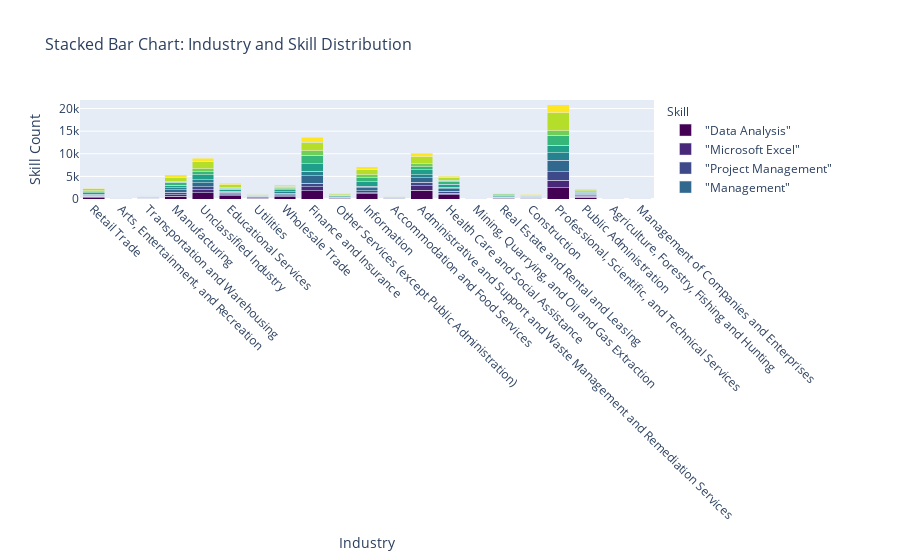

This figure's notebook cell:
### Markdown cell above
# Skill Demand Analysis by Industry (Stacked Bar Chart)
- Identify which skills are most in demand in various industries.
- **Aggregate Data**
  - Extract **skills** from job postings.
  - Count occurrences of skills grouped by **NAICS industry codes**.
- **Visualize results**
  - Create a **stacked bar chart** where:
    - **X-axis** = `Industry`
    - **Y-axis** = `Skill Count`
    - **Color** = `Skill`
  - Apply custom colors and font styles.
- **Explanation:** Write two sentences about what the graph reveals.

### Code cell
# Your code for 6th question here
# Aggregate Data
df_split = df.withColumn("SKILLS_NAME", split(col("SKILLS_NAME"), ",\n  "))
df_split = df_split.withColumn("SKILLS_NAME",
    transform(col("SKILLS_NAME"), lambda x: regexp_replace(x, r'\n', '')))
df_exploded = df_split.withColumn("Skill", explode(col("SKILLS_NAME")))
df_aggregated = df_exploded.groupBy("NAICS2_NAME", "Skill").count()
pdf = df_aggregated.toPandas()

skill_count = pdf.groupby('Skill')['count'].sum().sort_values(ascending=False)
top_skills = skill_count.head(10).index
pdf_filtered = pdf[pdf['Skill'].isin(top_skills)]
pdf_filtered = pdf_filtered.dropna(subset=['Skill'])
pdf_filtered['Skill'] = pdf_filtered['Skill'].astype(str)

# Visualize results
fig = px.bar(pdf_filtered, x='NAICS2_NAME', y='count', color='Skill',
             title='Stacked Bar Chart: Industry and Skill Distribution',
             labels={'NAICS2_NAME': 'Industry', 'count': 'Skill Count', 'Skill': 'Skill'},
             barmode='stack', color_discrete_sequence=px.colors.sequential.Viridis)

fig.update_layout(title_font_size=16, xaxis_title_font_size=14, yaxis_title_font_size=14,
    legend_title_font_size=12, xaxis_tickangle=45)
fig.show()

fig.write_image('output/Q6.svg', width=1920, height=1080, scale=2)

### Figure 1 — Plotly figure (JSON) as saved in the notebook; plotly's stock layout.template omitted (floating-point values rounded to 4 significant figures)
{"data": [{"hovertemplate": "Skill=\"Data Analysis\"<br>Industry=%{x}<br>Skill Count=%{y}<extra></extra>", "legendgroup": "\"Data Analysis\"", "marker": {"color": "#440154", "pattern": {"shape": ""}}, "name": "\"Data Analysis\"", "orientation": "v", "showlegend": true, "textposition": "auto", "type": "bar", "x": ["Retail Trade", "Arts, Entertainment, and Recreation", "Transportation and Warehousing", "Manufacturing", "Unclassified Industry", "Educational Services", "Utilities", "Wholesale Trade", "Finance and Insurance", "Other Services (except Public Administration)", "Information", "Accommodation and Food Services", "Administrative and Support and Waste Management and Remediation Services", "Health Care and Social Assistance", "Mining, Quarrying, and Oil and Gas Extraction", "Real Estate and Rental and Leasing", "Construction", "Professional, Scientific, and Technical Services", "Public Administration", "Agriculture, Forestry, Fishing and Hunting", "Management of Companies and Enterprises"], "xaxis": "x", "y": [305, 30, 97, 590, 1402, 719, 165, 477, 1823, 189, 1151, 64, 1883, 982, 21, 150, 100, 2505, 443, 17, 18], "yaxis": "y"}, {"hovertemplate": "Skill=\"Microsoft Excel\"<br>Industry=%{x}<br>Skill Count=%{y}<extra></extra>", "legendgroup": "\"Microsoft Excel\"", "marker": {"color": "#482878", "pattern": {"shape": ""}}, "name": "\"Microsoft Excel\"", "orientation": "v", "showlegend": true, "textposition": "auto", "type": "bar", "x": ["Health Care and Social Assistance", "Public Administration", "Other Services (except Public Administration)", "Educational Services", "Administrative and Support and Waste Management and Remediation Services", "Utilities", "Mining, Quarrying, and Oil and Gas Extraction", "Professional, Scientific, and Technical Services", "Management of Companies and Enterprises", "Accommodation and Food Services", "Wholesale Trade", "Information", "Agriculture, Forestry, Fishing and Hunting", "Manufacturing", "Real Estate and Rental and Leasing", "Retail Trade", "Arts, Entertainment, and Recreation", "Finance and Insurance", "Transportation and Warehousing", "Unclassified Industry", "Construction"], "xaxis": "x", "y": [338, 173, 86, 255, 1080, 63, 16, 1608, 10, 29, 246, 193, 7, 401, 220, 210, 31, 890, 43, 606, 70], "yaxis": "y"}, {"hovertemplate": "Skill=\"Project Management\"<br>Industry=%{x}<br>Skill Count=%{y}<extra></extra>", "legendgroup": "\"Project Management\"", "marker": {"color": "#3e4989", "pattern": {"shape": ""}}, "name": "\"Project Management\"", "orientation": "v", "showlegend": true, "textposition": "auto", "type": "bar", "x": ["Transportation and Warehousing", "Retail Trade", "Management of Companies and Enterprises", "Health Care and Social Assistance", "Administrative and Support and Waste Management and Remediation Services", "Mining, Quarrying, and Oil and Gas Extraction", "Educational Services", "Public Administration", "Accommodation and Food Services", "Professional, Scientific, and Technical Services", "Other Services (except Public Administration)", "Wholesale Trade", "Manufacturing", "Agriculture, Forestry, Fishing and Hunting", "Construction", "Utilities", "Unclassified Industry", "Real Estate and Rental and Leasing", "Finance and Insurance", "Arts, Entertainment, and Recreation", "Information"], "xaxis": "x", "y": [41, 138, 3, 371, 736, 4, 193, 150, 20, 1881, 67, 167, 448, 6, 114, 80, 668, 32, 758, 14, 453], "yaxis": "y"}, {"hovertemplate": "Skill=\"Management\"<br>Industry=%{x}<br>Skill Count=%{y}<extra></extra>", "legendgroup": "\"Management\"", "marker": {"color": "#31688e", "pattern": {"shape": ""}}, "name": "\"Management\"", "orientation": "v", "showlegend": true, "textposition": "auto", "type": "bar", "x": ["Construction", "Professional, Scientific, and Technical Services", "Mining, Quarrying, and Oil and Gas Extraction", "Agriculture, Forestry, Fishing and Hunting", "Manufacturing", "Finance and Insurance", "Administrative and Support and Waste Management and Remediation Services", "Health Care and Social Assistance", "Utilities", "Accommodation and Food Services", "Unclassified Industry", "Information", "Other Services (except Public Administration)", "Management of Companies and Enterprises", "Educational Services", "Public Administration", "Transportation and Warehousing", "Real Estate and Rental and Leasing", "Wholesale Trade", "Retail Trade", "Arts, Entertainment, and Recreation"], "xaxis": "x", "y": [92, 2545, 12, 8, 643, 1625, 962, 572, 165, 162, 956, 666, 152, 15, 343, 306, 132, 82, 334, 201, 25], "yaxis": "y"}, {"hovertemplate": "Skill=\"Operations\"<br>Industry=%{x}<br>Skill Count=%{y}<extra></extra>", "legendgroup": "\"Operations\"", "marker": {"color": "#26828e", "pattern": {"shape": ""}}, "name": "\"Operations\"", "orientation": "v", "showlegend": true, "textposition": "auto", "type": "bar", "x": ["Management of Companies and Enterprises", "Accommodation and Food Services", "Construction", "Transportation and Warehousing", "Unclassified Industry", "Wholesale Trade", "Retail Trade", "Mining, Quarrying, and Oil and Gas Extraction", "Information", "Professional, Scientific, and Technical Services", "Agriculture, Forestry, Fishing and Hunting", "Administrative and Support and Waste Management and Remediation Services", "Educational Services", "Health Care and Social Assistance", "Other Services (except Public Administration)", "Manufacturing", "Real Estate and Rental and Leasing", "Utilities", "Public Administration", "Arts, Entertainment, and Recreation", "Finance and Insurance"], "xaxis": "x", "y": [9, 33, 71, 64, 615, 358, 176, 8, 400, 1703, 10, 665, 237, 352, 57, 462, 54, 135, 182, 32, 1081], "yaxis": "y"}, {"hovertemplate": "Skill=\"SQL (Programming Language)\"<br>Industry=%{x}<br>Skill Count=%{y}<extra></extra>", "legendgroup": "\"SQL (Programming Language)\"", "marker": {"color": "#1f9e89", "pattern": {"shape": ""}}, "name": "\"SQL (Programming Language)\"", "orientation": "v", "showlegend": true, "textposition": "auto", "type": "bar", "x": ["Professional, Scientific, and Technical Services", "Educational Services", "Real Estate and Rental and Leasing", "Transportation and Warehousing", "Mining, Quarrying, and Oil and Gas Extraction", "Construction", "Utilities", "Management of Companies and Enterprises", "Other Services (except Public Administration)", "Finance and Insurance", "Administrative and Support and Waste Management and Remediation Services", "Arts, Entertainment, and Recreation", "Agriculture, Forestry, Fishing and Hunting", "Public Administration", "Retail Trade", "Health Care and Social Assistance", "Information", "Unclassified Industry", "Wholesale Trade", "Accommodation and Food Services", "Manufacturing"], "xaxis": "x", "y": [1655, 370, 287, 125, 13, 132, 87, 10, 192, 1587, 1189, 32, 7, 205, 334, 626, 902, 1092, 436, 37, 544], "yaxis": "y"}, {"hovertemplate": "Skill=\"Leadership\"<br>Industry=%{x}<br>Skill Count=%{y}<extra></extra>", "legendgroup": "\"Leadership\"", "marker": {"color": "#35b779", "pattern": {"shape": ""}}, "name": "\"Leadership\"", "orientation": "v", "showlegend": true, "textposition": "auto", "type": "bar", "x": ["Manufacturing", "Unclassified Industry", "Construction", "Arts, Entertainment, and Recreation", "Wholesale Trade", "Information", "Administrative and Support and Waste Management and Remediation Services", "Other Services (except Public Administration)", "Finance and Insurance", "Agriculture, Forestry, Fishing and Hunting", "Public Administration", "Health Care and Social Assistance", "Transportation and Warehousing", "Professional, Scientific, and Technical Services", "Management of Companies and Enterprises", "Mining, Quarrying, and Oil and Gas Extraction", "Real Estate and Rental and Leasing", "Retail Trade", "Utilities", "Accommodation and Food Services", "Educational Services"], "xaxis": "x", "y": [593, 682, 115, 23, 265, 895, 592, 89, 1876, 5, 195, 532, 65, 2194, 4, 3, 87, 265, 143, 164, 242], "yaxis": "y"}, {"hovertemplate": "Skill=\"Dashboard\"<br>Industry=%{x}<br>Skill Count=%{y}<extra></extra>", "legendgroup": "\"Dashboard\"", "marker": {"color": "#6ece58", "pattern": {"shape": ""}}, "name": "\"Dashboard\"", "orientation": "v", "showlegend": true, "textposition": "auto", "type": "bar", "x": ["Health Care and Social Assistance", "Unclassified Industry", "Administrative and Support and Waste Management and Remediation Services", "Manufacturing", "Mining, Quarrying, and Oil and Gas Extraction", "Real Estate and Rental and Leasing", "Educational Services", "Transportation and Warehousing", "Professional, Scientific, and Technical Services", "Finance and Insurance", "Public Administration", "Retail Trade", "Arts, Entertainment, and Recreation", "Utilities", "Construction", "Other Services (except Public Administration)", "Information", "Agriculture, Forestry, Fishing and Hunting", "Accommodation and Food Services", "Management of Companies and Enterprises", "Wholesale Trade"], "xaxis": "x", "y": [374, 668, 682, 267, 6, 216, 291, 48, 990, 988, 146, 177, 22, 83, 95, 133, 653, 5, 28, 4, 215], "yaxis": "y"}, {"hovertemplate": "Skill=\"Communication\"<br>Industry=%{x}<br>Skill Count=%{y}<extra></extra>", "legendgroup": "\"Communication\"", "marker": {"color": "#b5de2b", "pattern": {"shape": ""}}, "name": "\"Communication\"", "orientation": "v", "showlegend": true, "textposition": "auto", "type": "bar", "x": ["Construction", "Management of Companies and Enterprises", "Agriculture, Forestry, Fishing and Hunting", "Professional, Scientific, and Technical Services", "Finance and Insurance", "Accommodation and Food Services", "Wholesale Trade", "Other Services (except Public Administration)", "Retail Trade", "Unclassified Industry", "Mining, Quarrying, and Oil and Gas Extraction", "Educational Services", "Information", "Health Care and Social Assistance", "Transportation and Warehousing", "Real Estate and Rental and Leasing", "Arts, Entertainment, and Recreation", "Administrative and Support and Waste Management and Remediation Services", "Manufacturing", "Public Administration", "Utilities"], "xaxis": "x", "y": [162, 16, 20, 4008, 1943, 60, 346, 143, 409, 1531, 16, 512, 1205, 579, 97, 147, 44, 1524, 857, 311, 164], "yaxis": "y"}, {"hovertemplate": "Skill=\"Problem Solving\"<br>Industry=%{x}<br>Skill Count=%{y}<extra></extra>", "legendgroup": "\"Problem Solving\"", "marker": {"color": "#fde725", "pattern": {"shape": ""}}, "name": "\"Problem Solving\"", "orientation": "v", "showlegend": true, "textposition": "auto", "type": "bar", "x": ["Public Administration", "Unclassified Industry", "Transportation and Warehousing", "Real Estate and Rental and Leasing", "Finance and Insurance", "Information", "Educational Services", "Accommodation and Food Services", "Professional, Scientific, and Technical Services", "Arts, Entertainment, and Recreation", "Retail Trade", "Management of Companies and Enterprises", "Administrative and Support and Waste Management and Remediation Services", "Construction", "Other Services (except Public Administration)", "Health Care and Social Assistance", "Mining, Quarrying, and Oil and Gas Extraction", "Manufacturing", "Utilities", "Wholesale Trade", "Agriculture, Forestry, Fishing and Hunting"], "xaxis": "x", "y": [126, 843, 58, 37, 1127, 571, 283, 38, 1708, 21, 171, 14, 833, 107, 161, 340, 12, 589, 84, 353, 6], "yaxis": "y"}], "layout": {"barmode": "stack", "legend": {"title": {"font": {"size": 12}, "text": "Skill"}, "tracegroupgap": 0}, "title": {"font": {"size": 16}, "text": "Stacked Bar Chart: Industry and Skill Distribution"}, "xaxis": {"anchor": "y", "domain": [0, 1], "tickangle": 45, "title": {"font": {"size": 14}, "text": "Industry"}}, "yaxis": {"anchor": "x", "domain": [0, 1], "title": {"font": {"size": 14}, "text": "Skill Count"}}}}
